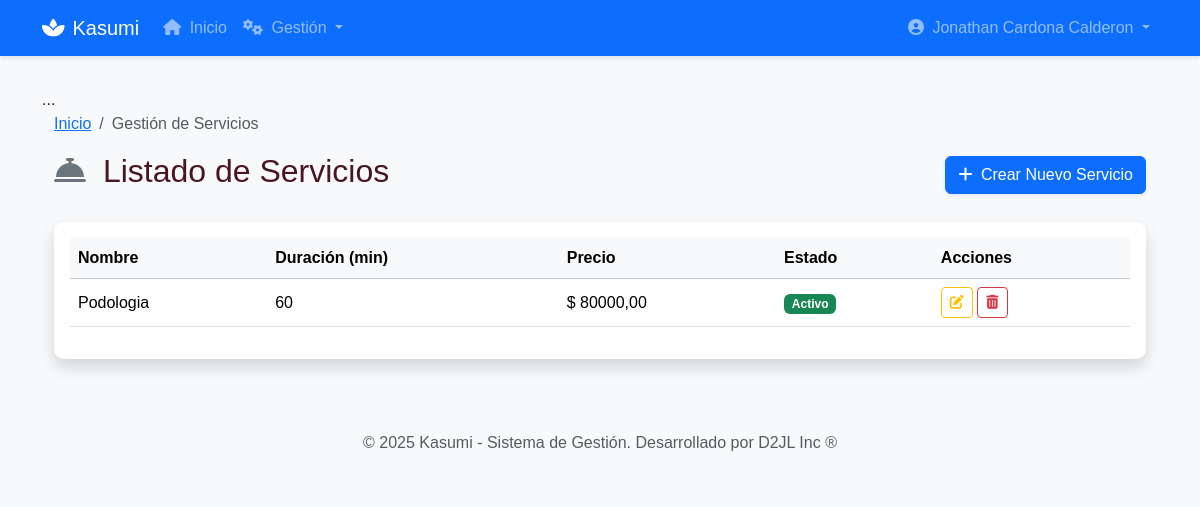
/gestion/servicios/servicios/ (signed in), run on an earlier commit of the app's database.
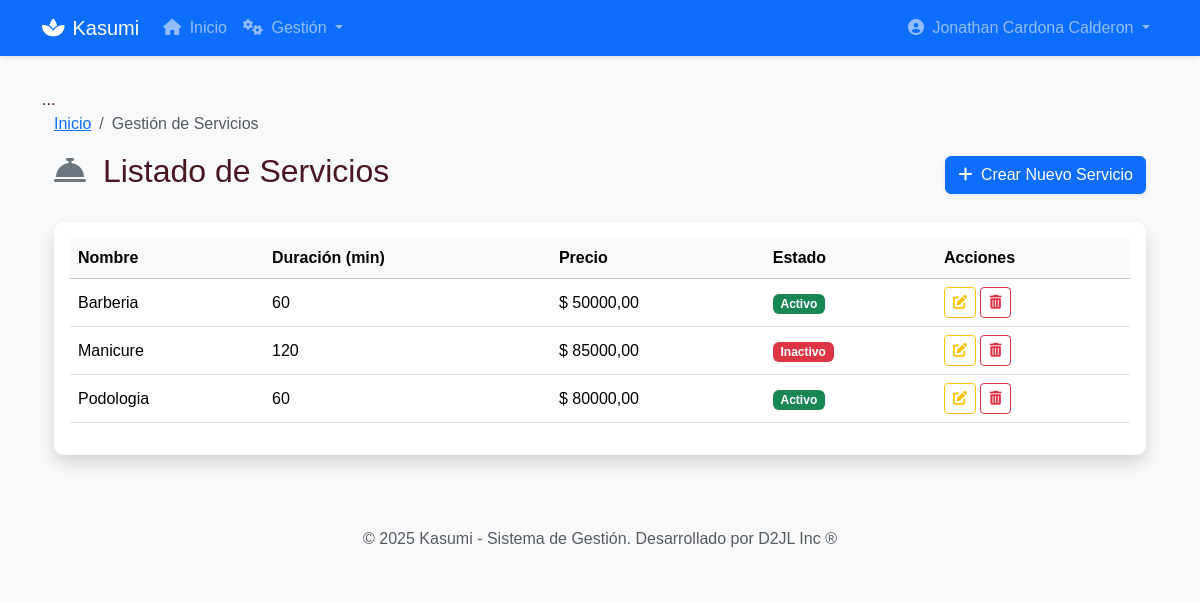
And on a later commit of the database.
### gestion_servicios/models.py (models this page shows, shortened)
class Servicio(models.Model):
    nombre = models.CharField(max_length=100, unique=True, verbose_name='Nombre del Servicio')
    descripcion = models.TextField(blank=True, verbose_name='Descripción Detallada')
    duracion_minutos = models.IntegerField(default=60, verbose_name='Duración (minutos)')
    precio = models.DecimalField(max_digits=10, decimal_places=2, verbose_name='Precio Base')
    ACTIVO_CHOICES = (
        ('ACT', 'Activo'),
        ('INA', 'Inactivo'),
    )
    estado = models.CharField(max_length=3, choices=ACTIVO_CHOICES, default='ACT', verbose_name='Estado')
    class Meta:
        verbose_name = "Servicio"
        verbose_name_plural = "Servicios"
        ordering = ['nombre']

### gestion_servicios/views.py (the view)
# urls.py: path('servicios/', ServicioListView.as_view(), name='lista_servicios'),
class ServicioListView(LoginRequiredMixin, ServicioPermissionMixin, ListView):
    model = Servicio
    template_name = 'gestion_servicios/lista_servicios.html'
    context_object_name = 'servicios'
    permission_required = 'gestion_servicios.view_servicio'

### templates/gestion_servicios/lista_servicios.html (shortened to what this page needs)
{% extends 'base.html' %}
{% block content %}
<div class="container-fluid">
    <nav aria-label="breadcrumb">
        <ol class="breadcrumb">
            <li class="breadcrumb-item"><a href="{% url 'core:home' %}">Inicio</a></li>
            <li class="breadcrumb-item active" aria-current="page">Gestión de Servicios</li>
        </ol>
    </nav>
    <div class="d-flex justify-content-between align-items-center mb-4">
        <h2><i class="fas fa-concierge-bell text-secondary me-2"></i> Listado de Servicios</h2>
        {% if perms.gestion_servicios.add_servicio %}
            <a href="{% url 'gestion_servicios:crear_servicio' %}" class="btn btn-primary shadow-sm">
                <i class="fas fa-plus me-1"></i> Crear Nuevo Servicio
            </a>
        {% endif %}
    </div>
    <div class="card shadow border-0">
        <div class="card-body">
            <div class="table-responsive">
                <table class="table table-hover align-middle">
                    <thead>
                        <tr class="table-light">
                            <th>Nombre</th>
                            <th>Duración (min)</th>
                            <th>Precio</th>
                            <th>Estado</th>
                            <th>Acciones</th>
                        </tr>
                    </thead>
                    <tbody>
                        {% for servicio in servicios %}
                        <tr>
                            <td>{{ servicio.nombre }}</td>
                            <td>{{ servicio.duracion_minutos }}</td>
                            <td>$ {{ servicio.precio|floatformat:2 }}</td>
                            <td>
                                {% if servicio.estado == 'ACT' %}
                                    <span class="badge bg-success">Activo</span>
                                {% else %}
                                    <span class="badge bg-danger">Inactivo</span>
                                {% endif %}
                            </td>
                            <td>
                                {% if perms.gestion_servicios.change_servicio %}
                                    <a href="{% url 'gestion_servicios:editar_servicio' servicio.pk %}" class="btn btn-sm btn-outline-warning" title="Editar"><i class="fas fa-edit"></i></a>
                                {% endif %}
                                {% if perms.gestion_servicios.delete_servicio %}
                                    <a href="{% url 'gestion_servicios:eliminar_servicio' servicio.pk %}" class="btn btn-sm btn-outline-danger" title="Eliminar"><i class="fas fa-trash-alt"></i></a>
                                {% endif %}
                            </td>
                        </tr>
                        {% empty %}
                        <tr>
                            <td colspan="5" class="text-center text-muted py-4">
                                <i class="fas fa-exclamation-circle me-2"></i> No hay servicios registrados.
                            </td>
                        </tr>
                        {% endfor %}
                    </tbody>
                </table>
            </div>
        </div>
    </div>
</div>
{% endblock %}

What changed in the data, as far as the page shows it:
added Servicio: nombre "Barberia", duracion_minutos "60", precio "50000,00", estado "Activo"
added Servicio: nombre "Manicure", duracion_minutos "120", precio "85000,00", estado "Inactivo"
